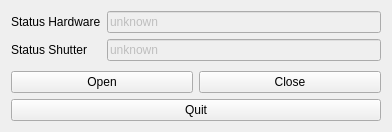
<?xml version="1.0" encoding="UTF-8"?>
<ui version="4.0">
 <class>ShutterWidget</class>
 <widget class="QWidget" name="ShutterWidget">
  <property name="geometry">
   <rect>
    <x>0</x>
    <y>0</y>
    <width>392</width>
    <height>132</height>
   </rect>
  </property>
  <property name="windowTitle">
   <string>Form</string>
  </property>
  <layout class="QVBoxLayout" name="verticalLayout">
   <item>
    <layout class="QFormLayout" name="formLayout">
     <item row="0" column="0">
      <widget class="QLabel" name="label">
       <property name="text">
        <string>Status Hardware</string>
       </property>
      </widget>
     </item>
     <item row="0" column="1">
      <widget class="QLineEdit" name="statusHardware">
       <property name="enabled">
        <bool>false</bool>
       </property>
       <property name="text">
        <string>unknown</string>
       </property>
       <property name="readOnly">
        <bool>true</bool>
       </property>
      </widget>
     </item>
     <item row="1" column="0">
      <widget class="QLabel" name="label_2">
       <property name="text">
        <string>Status Shutter</string>
       </property>
      </widget>
     </item>
     <item row="1" column="1">
      <widget class="QLineEdit" name="statusShutter">
       <property name="enabled">
        <bool>false</bool>
       </property>
       <property name="text">
        <string>unknown</string>
       </property>
       <property name="readOnly">
        <bool>true</bool>
       </property>
      </widget>
     </item>
    </layout>
   </item>
   <item>
    <layout class="QHBoxLayout" name="horizontalLayout">
     <item>
      <widget class="QPushButton" name="openShutter">
       <property name="text">
        <string>Open</string>
       </property>
      </widget>
     </item>
     <item>
      <widget class="QPushButton" name="closeShutter">
       <property name="text">
        <string>Close</string>
       </property>
      </widget>
     </item>
    </layout>
   </item>
   <item>
    <widget class="QPushButton" name="quit">
     <property name="text">
      <string>Quit</string>
     </property>
    </widget>
   </item>
  </layout>
 </widget>
 <resources/>
 <connections>
  <connection>
   <sender>quit</sender>
   <signal>clicked()</signal>
   <receiver>ShutterWidget</receiver>
   <slot>close()</slot>
   <hints>
    <hint type="sourcelabel">
     <x>195</x>
     <y>111</y>
    </hint>
    <hint type="destinationlabel">
     <x>195</x>
     <y>65</y>
    </hint>
   </hints>
  </connection>
 </connections>
</ui>
